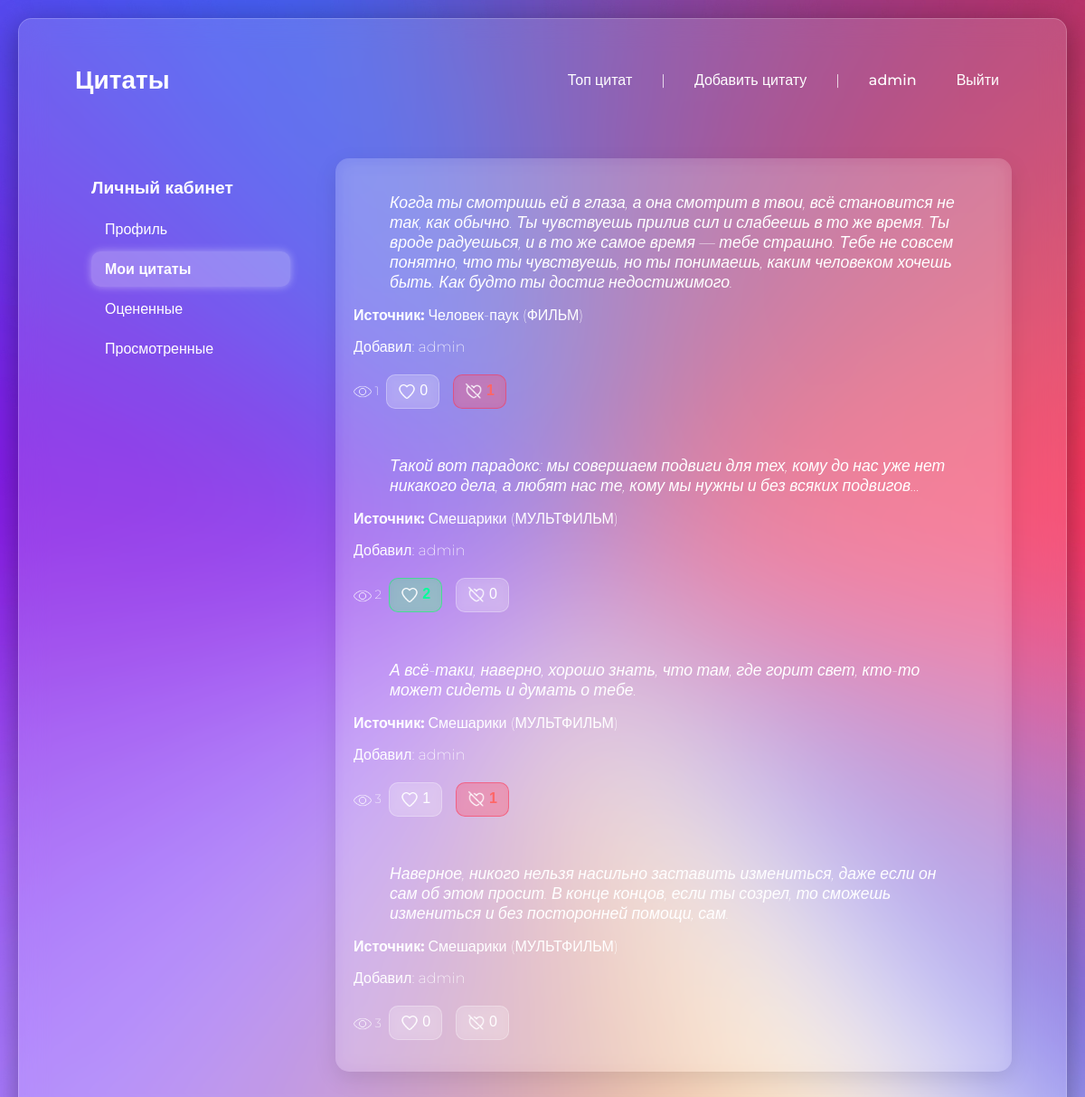
The page /profile/mine (signed in) on the database as committed earlier.
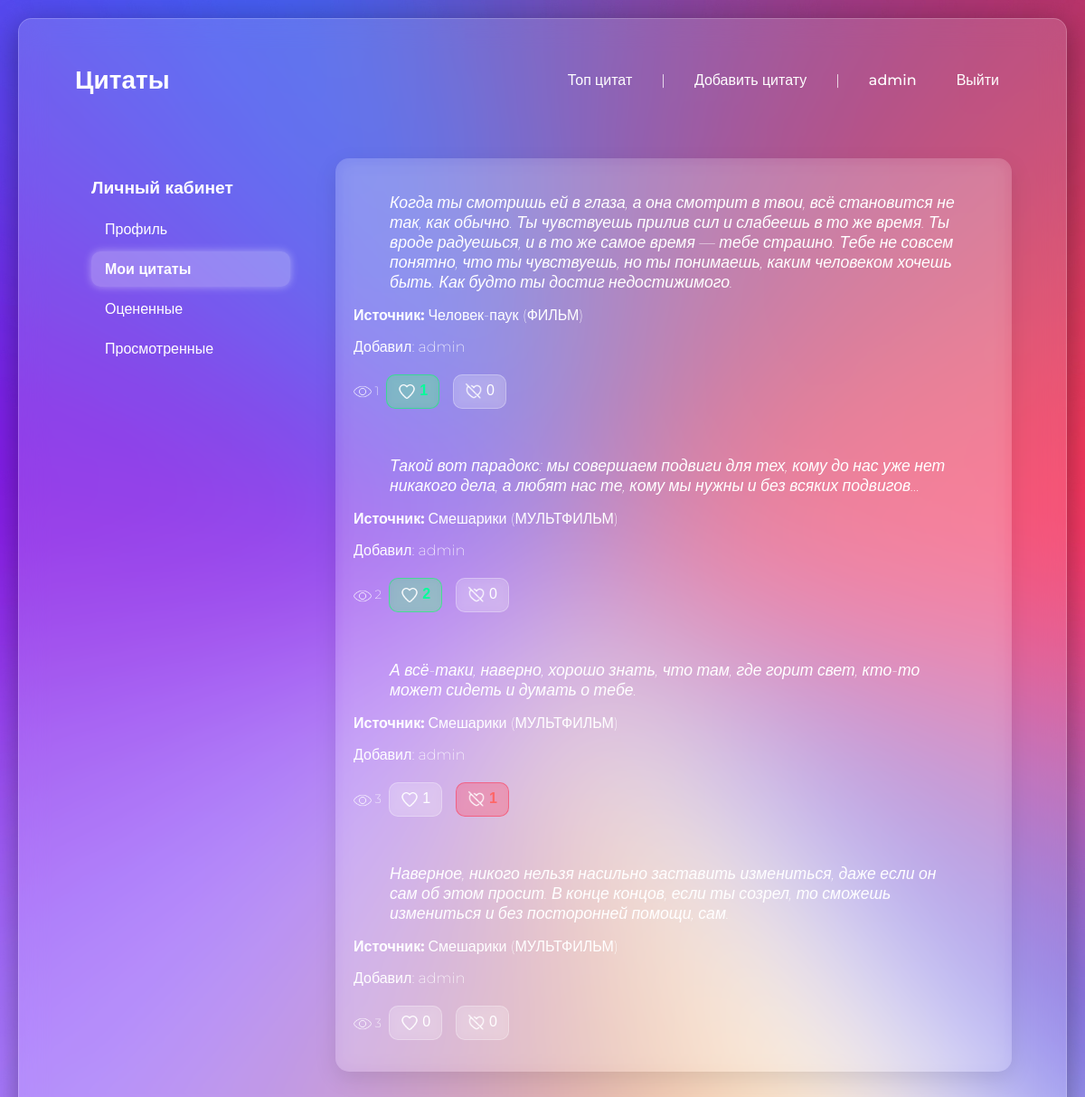
The same page on the database as committed later.
### main/models.py (models this page shows)
class Quote(models.Model):
    source = models.ForeignKey(Source, on_delete=models.CASCADE)
    quote = models.TextField()
    likes = models.PositiveIntegerField(default=0)
    dislikes = models.PositiveIntegerField(default=0)
    views = models.PositiveIntegerField(default=0)
    prob_rate = models.PositiveIntegerField(default=-1)
    author = models.ForeignKey(User, on_delete=models.CASCADE)
    timestamp = models.DateTimeField(auto_now_add=True)

class Source(models.Model):
    SOURCE_TYPES = (
        ('КНИГА', 'Книга'),
        ('МУЗЫКА', 'Музыка'),
        ('ФИЛЬМ', 'Фильм'),
        ('СЕРИАЛ', 'Сериал'),
        ('МУЛЬТФИЛЬМ', 'Мультфильм'),
        ('ДРУГОЕ', 'Другое'),
    )
    name = models.CharField(max_length=200)
    type = models.CharField(max_length=20, choices=SOURCE_TYPES, default='OTHER')
    class Meta:
        unique_together = ('name', 'type')

### main/views.py (the view)
# urls.py: path('profile/mine', views.my_quotes, name='my_quotes'),
@login_required
def my_quotes(request):
    quotes = Quote.objects.filter(author=request.user).order_by("-timestamp")
    ratings = RatingCount.objects.filter(user=request.user, quote__in=quotes)
    ratings_dict = {r.quote_id: r.value for r in ratings}
    return render(request, "profile_templates/my_quotes.html", {
        "quotes": quotes,
        "top_ratings": ratings_dict,
    })

### main/templatetags/ratings_extras.py (called while the page is built)
@register.filter
def get_rating(ratings_dict, quote_id):
    return ratings_dict.get(quote_id)

### templates/profile_templates/my_quotes.html (shortened to what this page needs)
{% extends "profile_templates/profile.html" %}
{% load ratings_extras %}
{% load static %}
{% block info %}
    <ul class="quote-list">
    {% for quote in quotes %}
        <li>
            <blockquote>{{ quote.quote }}</blockquote>
            <p><strong>Источник:</strong> {{ quote.source.name }} ({{ quote.source.type }})</p>
            <p>Добавил: {{ quote.author.username }}</p>
            <div id="rating-buttons-{{ quote.id }}">
                <small><img src="{% static "img/ico/eye-32.ico" %}" class="ico"> {{ quote.views }} </small>
                <button class="like-btn {% if top_ratings|get_rating:quote.id == 1 %} active {% endif %}" onclick="rateQuote({{ quote.id }}, 1)">
                    <img src="{% static 'img/ico/like-heart2.png' %}" alt='like'>
                    <span id="like-count-{{ quote.id }}">{{ quote.likes }}</span>
                </button>
                <button  class="dislike-btn {% if top_ratings|get_rating:quote.id == -1 %} active {% endif %}" onclick="rateQuote({{ quote.id }}, -1)">
                    <img src="{% static 'img/ico/dislike-heart.png' %}" alt='dislike'>
                    <span id="dislike-count-{{ quote.id }}">{{ quote.dislikes }}</span>
                </button>
            </div>
        </li>
    {% empty %}
        <li>Вы пока не добавили ни одной цитаты.</li>
    {% endfor %}
    </ul>
{% endblock %}

Rows that differ between the two databases and show on the page:
changed Quote "Человек-паук": dislikes (not shown) → "0"; likes "0" → (not shown)
